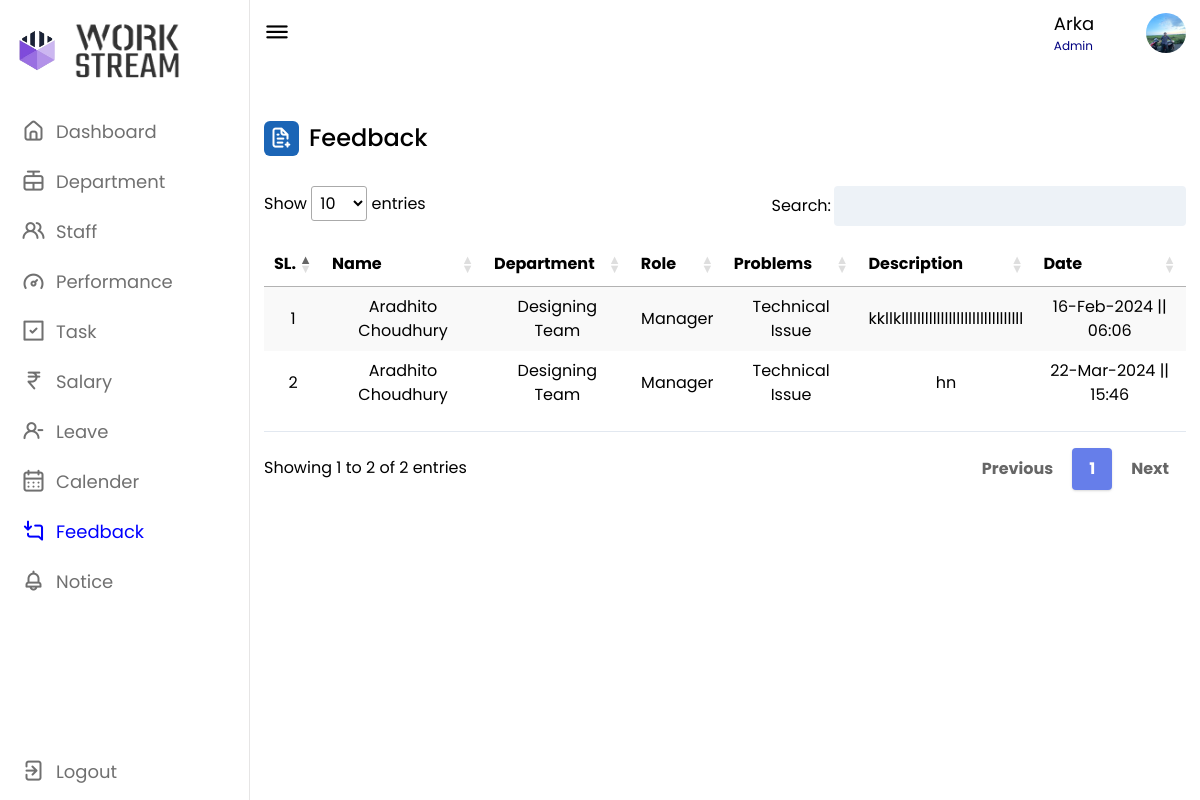
Screenshot of /admin/feedback.php (signed in) with the database file from the repository.
### tables this page shows
CREATE TABLE `feedback` (
  `id` int(15) NOT NULL,
  `name` varchar(255) NOT NULL,
  `deptm` varchar(255) NOT NULL,
  `man` varchar(255) NOT NULL,
  `problem` varchar(255) NOT NULL,
  `desc` varchar(255) NOT NULL,
  `dt` timestamp(5) NOT NULL DEFAULT current_timestamp(5)
);

### admin/feedback.php (the view, shortened to what this page needs)
<?php
include '../conn.php';
$data2 = mysqli_query($conn, "SELECT * FROM feedback;");
$email = $_SESSION["email"];
$dataxc = mysqli_query($conn, "SELECT * FROM admin_login WHERE `email`='$email';");
$nxm = mysqli_fetch_array($dataxc);
$nx = $nxm['name'];
?>
<!DOCTYPE html>
<html lang="en">
<head>
    <link rel="stylesheet" href="style.css">
    <link rel="stylesheet" href="https://unicons.iconscout.com/release/v4.0.0/css/line.css">
    <link href="https://unpkg.com/tailwindcss@2.2.19/dist/tailwind.min.css" rel=" stylesheet">
    <link href="https://cdn.datatables.net/1.10.19/css/jquery.dataTables.min.css" rel="stylesheet">
    <link href="https://cdn.datatables.net/responsive/2.2.3/css/responsive.dataTables.min.css" rel="stylesheet">
</head>
<body>
    <nav>
        <div class="logo-name">
            <div class="logo-image">
                <img src="logo1.png" alt="p8">
            </div>
            <div class="logo-image2">
                <img src="logo2.png" alt="" id="p9">
            </div>
        </div>
        <div class="menu-items">
            <ul class="nav-links">
                <li><a href="dashboard.php">
                        <i class="uil uil-estate"></i>
                        <span class="link-name">Dashboard</span>
                    </a></li>
                <li><a href="dept.php">
                        <i class="uil uil-rope-way"></i>
                        <span class="link-name">Department</span>
                    </a></li>
                <li><a href="staff.php">
                        <i class="uil uil-users-alt"></i>
                        <span class="link-name">Staff</span>
                    </a></li>
                <li><a href="performance.php">
                        <i class="uil uil-tachometer-fast-alt"></i>
                        <span class="link-name">Performance</span>
                    </a></li>
                <li><a href="task.php">
                        <i class="uil uil-check-square"></i>
                        <span class="link-name">Task</span>
                    </a></li>
                <li><a href="salary.php">
                        <i class="uil uil-rupee-sign"></i>
                        <span class="link-name">Salary</span>
                    </a></li>
                <li><a href="leave.php">
                        <i class="uil uil-user-minus"></i>
                        <span class="link-name">Leave</span>
                    </a></li>
                <li><a href="calander.php">
                        <i class="uil uil-calendar-alt"></i>
                        <span class="link-name">Calender</span>
                    </a></li>
                <li><a href="feedback.php">
                        <i class="uil uil-comment-alt-download" style="color: blue;"></i>
                        <span class="link-name" style="color: blue;">Feedback</span>
                    </a></li>
                <li><a href="notice.php">
                        <i class="uil uil-bell"></i>
                        <span class="link-name">Notice</span>
                    </a></li>
            </ul>
            <br><br>
            <br>
            <ul class="logout-mode">
                <li><a href="out.php">
                        <i class="uil uil-signout"></i>
                        <span class="link-name">Logout</span>
                    </a></li>
            </ul>
        </div>
    </nav>
    <section class="dashboard">
        <div class="top">
            <i class="uil uil-bars sidebar-toggle"></i>
            <div class="search-box">
                <input type="text" id="search_bar" name="search_bar" readonly style="border: #fff;">
            </div>
            <div class="nm">
                <h4 class="re"> <?php echo $nx; ?></h4>
                <h5 class="er">Admin</h5>
            </div>
            <img src="1.jpg" alt="">
        </div>
        <div class="dash-content">
            <div class="overview">
                <div class="title">
                    <i class="uil uil-file-plus-alt"></i>
                    <span class="text">Feedback</span>
                </div>
            </div>
        </div>
        <table id="example" class="stripe hover" style="width:100%; padding-top: 1em;  padding-bottom: 1em;">
            <thead>
                <tr>
                    <th>SL.</th>
                    <th>Name</th>
                    <th>Department</th>
                    <th>Role</th>
                    <th>Problems</th>
                    <th>Description</th>
                    <th>Date</th>
                </tr>
            </thead>
            <tbody class="table-group-divider">
                <div class="">
                    <?php
                    if ($total2 = mysqli_num_rows($data2) > 0) {
                        while ($result2 = mysqli_fetch_array($data2)) {
                    ?>
                            <tr style="text-align: center;" id="<?php echo $result2['name']; ?>">
                                <td> <?php echo $result2['id']; ?> </td>
                                <td> <?php echo $result2['name']; ?> </td>
                                <td> <?php echo $result2['deptm']; ?> </td>
                                <td> <?php echo $result2['man']; ?> </td>
                                <td> <?php echo $result2['problem']; ?> </td>
                                <td> <?php echo $result2['desc']; ?> </td>
                                <td> <?php echo date('d-M-Y || H:i', strtotime($result2['dt'])); ?> </td>
                            </tr>
                    <?php
                        }
                    } else {
                        echo "no FoUnD";
                    }
                    ?>
                </div>
            </tbody>
        </table>
    </section>
</body>
</html>

### admin/style.css (style rules this page uses)
* { margin: 0; padding: 0; box-sizing: border-box; font-family: 'Poppins', sans-serif; }
:root { --panel-color: #FFF; --text-color: #000; --black-light-color: #707070; --border-color: #e6e5e5; --toggle-color: #DDD; --box1-color: #4DA3FF; --box2-color: #FFE6AC; --box3-color: #E7D1FC; --title-icon-color: #fff; --tran-05: all 0.5s ease; --tran-03: all 0.3s ease; --tran-03: all 0.2s ease; }
body { min-height: 100vh; background-color: var(--primary-color); }
nav { position: fixed; top: 0; left: 0; height: 100%; width: 250px; padding: 10px 14px; background-color: var(--panel-color); border-right: 1px solid var(--border-color); transition: var(--tran-05); }
nav .logo-name { display: flex; align-items: center; }
nav .logo-image { display: flex; justify-content: center; min-width: 45px; }
nav .logo-image img { width: 40px; object-fit: cover; border-radius: 50%; }
nav .menu-items { margin-top: 40px; height: calc(100% - 110px); display: flex; flex-direction: column; justify-content: space-between; }
.menu-items li { list-style: none; }
.menu-items li a { display: flex; align-items: center; height: 50px; text-decoration: none; position: relative; }
.menu-items li a i { font-size: 24px; min-width: 45px; height: 100%; display: flex; align-items: center; justify-content: center; color: var(--black-light-color); }
.menu-items li a .link-name { font-size: 18px; font-weight: 400; color: var(--black-light-color); transition: var(--tran-05); }
.dashboard { position: relative; left: 250px; background-color: var(--panel-color); min-height: 100vh; width: calc(100% - 250px); padding: 10px 14px; transition: var(--tran-05); }
.dashboard .top { position: fixed; top: 0; left: 250px; display: flex; width: calc(100% - 250px); justify-content: space-between; align-items: center; padding: 10px 14px; background-color: var(--panel-color); transition: var(--tran-05); z-index: 10; }
.dashboard .top .sidebar-toggle { font-size: 26px; color: var(--text-color); cursor: pointer; }
.dashboard .top .search-box { position: relative; height: 45px; max-width: 600px; width: 100%; margin: 0 30px; }
.top .search-box input { position: absolute; border: 1px solid var(--border-color); background-color: var(--panel-color); padding: 0 25px 0 50px; border-radius: 5px; height: 100%; width: 100%; color: var(--text-color); font-size: 15px; font-weight: 400; outline: none; }
.top img { width: 40px; border-radius: 50%; height: 40px; }
.dashboard .dash-content { padding-top: 50px; }
.dash-content .title { display: flex; align-items: center; margin: 60px 0 30px 0; }
.dash-content .title i { position: relative; height: 35px; width: 35px; background-color: #1b65b6; border-radius: 6px; color: var(--title-icon-color); display: flex; align-items: center; justify-content: center; font-size: 24px; }
.dash-content .title .text { font-size: 24px; font-weight: 500; color: var(--text-color); margin-left: 10px; }
#p9 { height: 30px; width: 250px; }

### admin/feedback.php (style rules this page uses)
.menu-items li a { margin-left: 30px; display: flex; align-items: center; height: 50px; text-decoration: none; position: relative; }
li { margin-left: -33px; }
.re { font-size: 18px; color: #000; display: block; }
.er { font-size: 12px; color: navy; }
nav .menu-items { margin-top: 14px; height: calc(100% - 90px); display: flex; flex-direction: column; justify-content: space-between; }
#p9 { height: 121px; width: 109px; border-radius: 0px; margin-top: -40px; margin-bottom: -40px; margin-left: 15px; }
nav .logo-image img { width: 40px; object-fit: cover; border-radius: 50%; }
table.dataTable.no-footer { border-bottom: 1px solid #e2e8f0; margin-top: 0.75em; margin-bottom: 0.75em; }

### rows the page displays
feedback: id "1", name "Aradhito Choudhury", deptm "Designing Team", man "Manager", problem "Technical Issue", desc "kkllklllllllllllllllllllllllllllllll", dt "16-Feb-2024 || 06:06"
feedback: id "2", name "Aradhito Choudhury", deptm "Designing Team", man "Manager", problem "Technical Issue", desc "hn", dt "22-Mar-2024 || 15:46"

### other values shown
$nx "Arka"
